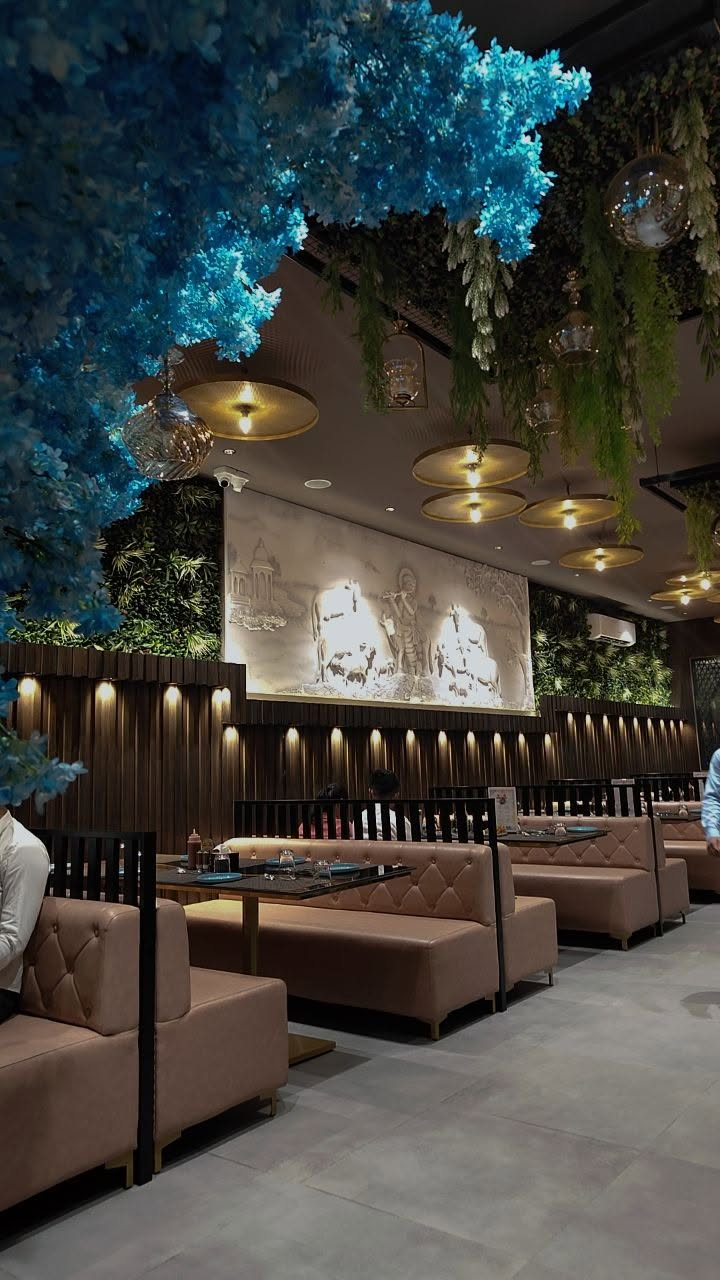
#> input picture dist/assets/club-interior.jpg, 720 x 1280 px, given in place of office-planet-logo.png, which was not available
$ python optimize_site.py
#> lines starting #> are read from the running program, lines starting #| are printed output that depends on the picture; pictures that were not available may be replaced by others from this repository, and a replacement may not be noted
from pathlib import Path
from PIL import Image, ImageDraw, ImageFont
import re

ROOT = Path(__file__).parent / "dist"
ASSETS = ROOT / "assets"
ORIGIN = "https://office-planet-interior.annakwaach.chatgpt.site"

# A compact logo for the 58px navigation/footer mark.
logo = Image.open(ASSETS / "office-planet-logo.png").convert("RGBA")
logo.thumbnail((160, 160), Image.Resampling.LANCZOS)
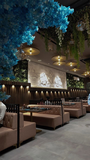
#> logo: PIL image 90x160 RGBA; mean R, G, B, A 66.4, 67.4, 63.1, 255
logo.save(ASSETS / "logo-header.webp", "WEBP", quality=82, method=6)

# A landscape social card for WhatsApp, Facebook, LinkedIn and X previews.
photo = Image.open(ASSETS / "client-work" / "home-restaurant-bar-counter.webp").convert("RGB")
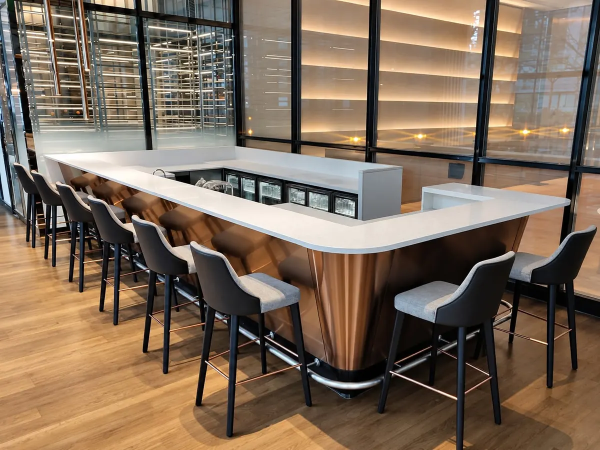
#> input picture dist/assets/client-work/home-restaurant-bar-counter.webp, 1200 x 900 px (shown at 1/2 size)
#> photo is the input picture: PIL image 1200x900 RGB; mean R, G, B 126, 107.5, 90
target = (1200, 630)
scale = max(target[0] / photo.width, target[1] / photo.height)
#> scale = 1
photo = photo.resize((round(photo.width * scale), round(photo.height * scale)), Image.Resampling.LANCZOS)
left = (photo.width - target[0]) // 2
#> left = 0
top = (photo.height - target[1]) // 2
#> top = 135
card = photo.crop((left, top, left + target[0], top + target[1])).convert("RGBA")
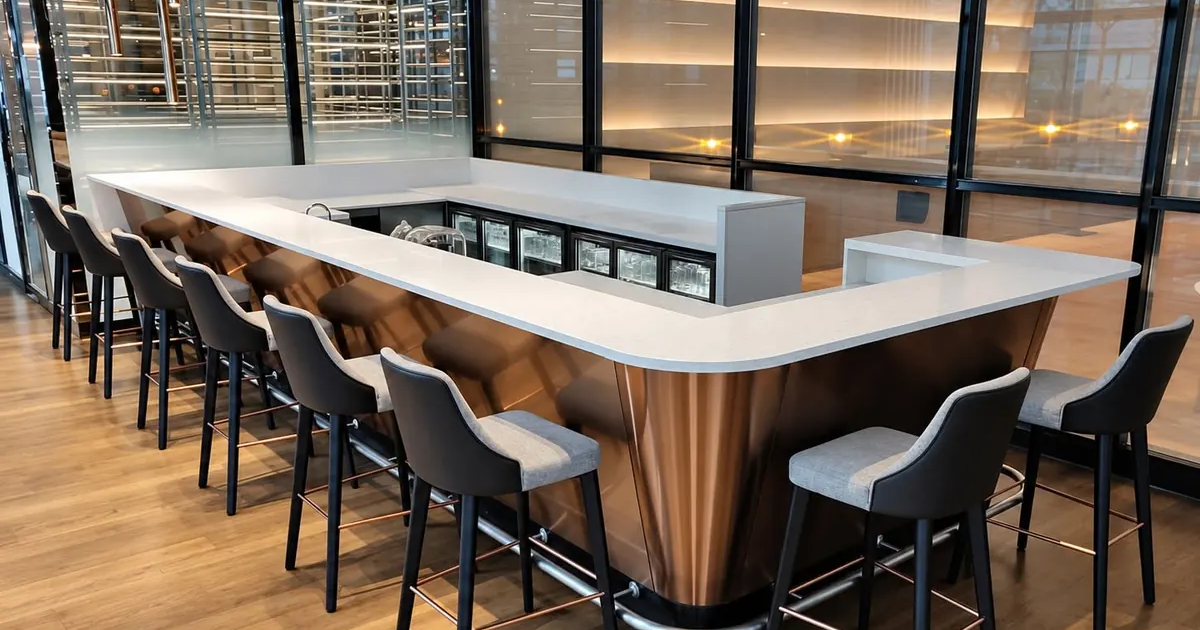
#> card: PIL image 1200x630 RGBA; mean R, G, B, A 122.6, 106.5, 92, 255
overlay = Image.new("RGBA", target, (0, 0, 0, 0))
#> overlay: PIL image 1200x630 RGBA; every value is 0
draw = ImageDraw.Draw(overlay)
draw.rectangle((0, 0, 520, 630), fill=(13, 13, 14, 218))
draw.rectangle((0, 0, 14, 630), fill=(204, 145, 55, 255))
card = Image.alpha_composite(card, overlay)
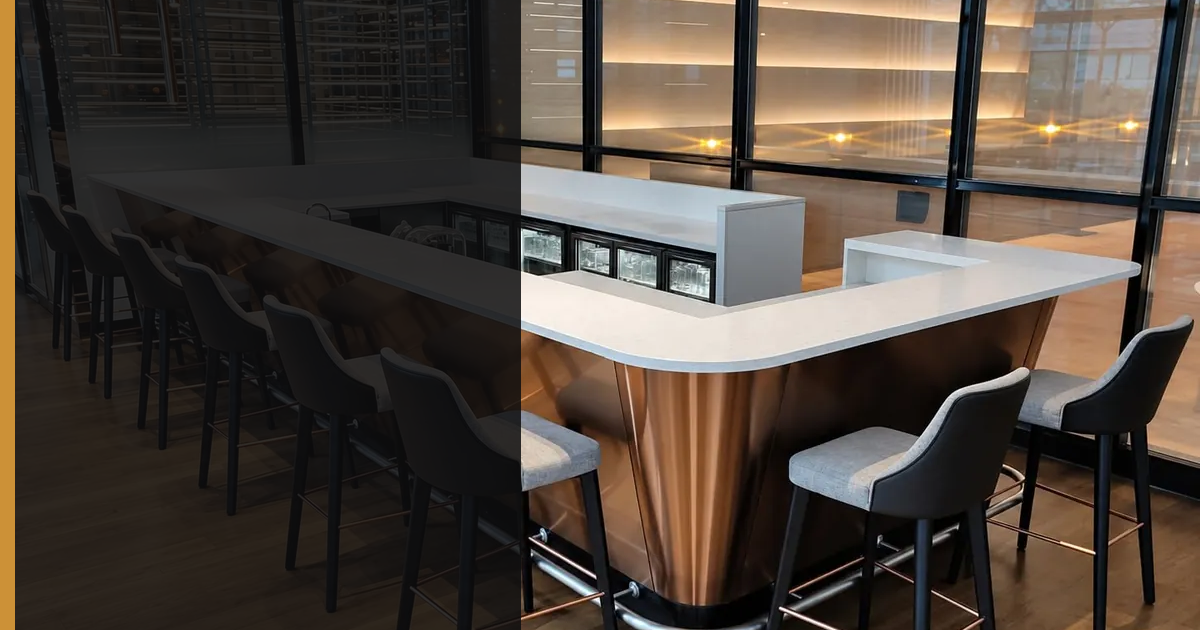
#> card: PIL image 1200x630 RGBA; mean R, G, B, A 80.8, 70.4, 61.7, 255

mark = Image.open(ASSETS / "office-planet-logo.png").convert("RGBA")
mark.thumbnail((230, 230), Image.Resampling.LANCZOS)
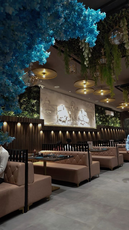
#> mark: PIL image 129x230 RGBA; mean R, G, B, A 66.4, 67.4, 63.1, 255
card.alpha_composite(mark, (140, 40))
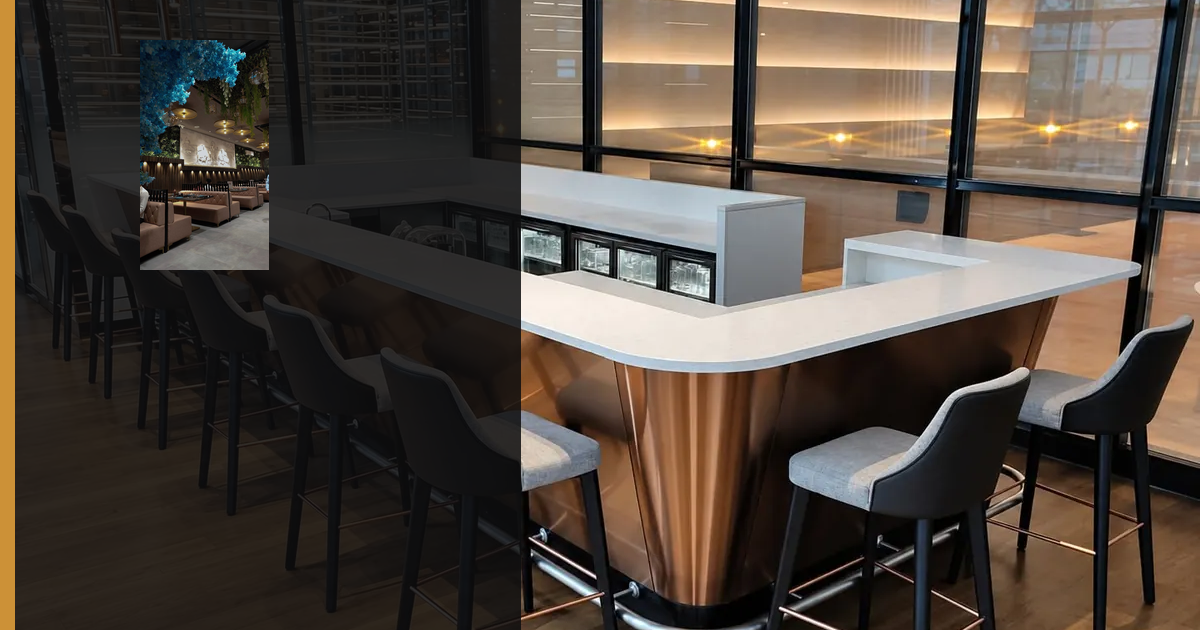
#> card: PIL image 1200x630 RGBA; mean R, G, B, A 82.1, 71.8, 63, 255
draw = ImageDraw.Draw(card)
font_paths = [
    Path("C:/Windows/Fonts/georgia.ttf"),
    Path("C:/Windows/Fonts/arial.ttf"),
]
font_path = next((p for p in font_paths if p.exists()), None)
title_font = ImageFont.truetype(str(font_path), 54) if font_path else ImageFont.load_default()
small_font = ImageFont.truetype(str(font_path), 25) if font_path else ImageFont.load_default()
draw.text((62, 330), "OFFICE PLANET", font=title_font, fill=(255, 255, 255, 255))
draw.text((62, 394), "INTERIOR", font=title_font, fill=(218, 164, 73, 255))
draw.text((65, 482), "Interior design & fit-outs · Kenya", font=small_font, fill=(242, 237, 228, 255))
card.convert("RGB").save(ASSETS / "social-share.jpg", "JPEG", quality=85, optimize=True, progressive=True)
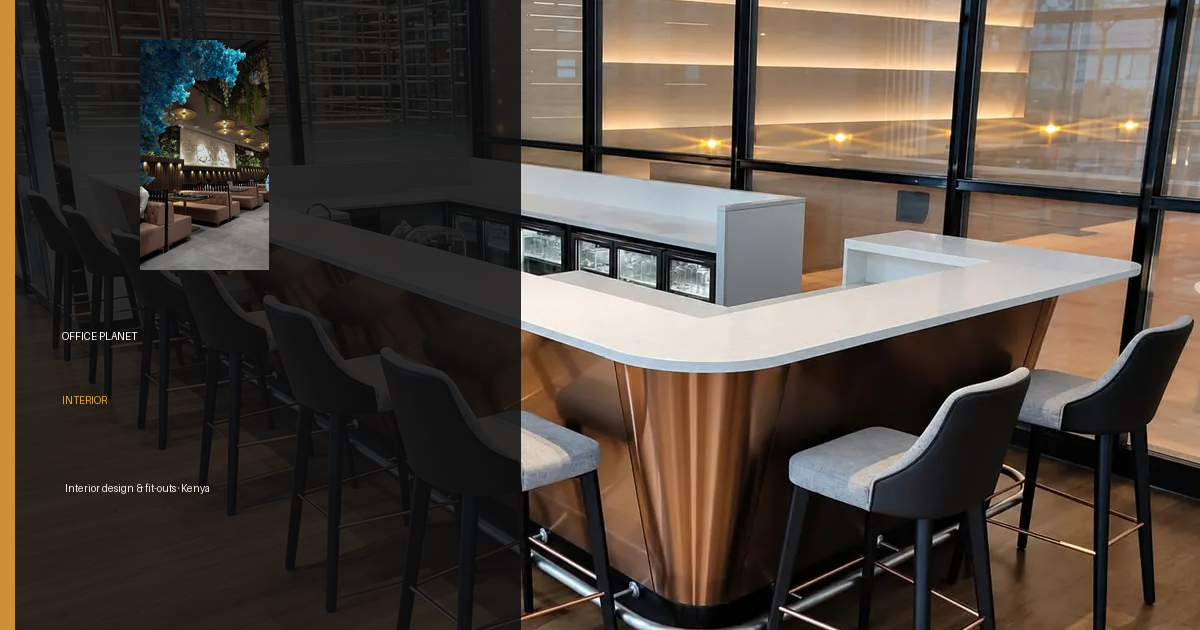
#> saved as social-share.jpg: PIL image 1200x630 RGB; mean R, G, B 82.2, 72, 63.2

for html_path in ROOT.rglob("*.html"):
    text = html_path.read_text(encoding="utf-8")
    nested = html_path.parent != ROOT
    prefix = "../" if nested else ""

    # Remove old/duplicate favicon declarations and install compact standards-based icons.
    text = re.sub(r'<link rel="icon"[^>]*>', '', text)
    text = re.sub(r'<link rel="apple-touch-icon"[^>]*>', '', text)
    icons = (
        f'<link rel="icon" href="{prefix}favicon.svg" type="image/svg+xml">'
        f'<link rel="icon" href="{prefix}assets/favicon-32.png" sizes="32x32" type="image/png">'
        f'<link rel="apple-touch-icon" href="{prefix}assets/apple-touch-icon.png">'
    )
    text = text.replace('<meta name="viewport" content="width=device-width,initial-scale=1">', '<meta name="viewport" content="width=device-width,initial-scale=1">' + icons)
    text = text.replace('<meta name="viewport" content="width=device-width, initial-scale=1">', '<meta name="viewport" content="width=device-width, initial-scale=1">' + icons)

    # Correct stale brand references and use a purpose-built landscape social preview.
    text = text.replace("Elegants Fittings", "Office Planet Interior")
    text = text.replace("Explore the five specialist interior design and fit-out services", "Explore the six specialist interior design and fit-out services")
    text = re.sub(r'<meta property="og:image" content="[^"]+">', f'<meta property="og:image" content="{ORIGIN}/assets/social-share.jpg">', text)
    text = re.sub(r'<meta property="og:image:secure_url" content="[^"]+">', f'<meta property="og:image:secure_url" content="{ORIGIN}/assets/social-share.jpg">', text)
    text = re.sub(r'<meta property="og:image:type" content="[^"]+">', '<meta property="og:image:type" content="image/jpeg">', text)
    text = re.sub(r'<meta property="og:image:width" content="[^"]+">', '<meta property="og:image:width" content="1200">', text)
    text = re.sub(r'<meta property="og:image:height" content="[^"]+">', '<meta property="og:image:height" content="630">', text)
    text = re.sub(r'<meta name="twitter:card" content="[^"]+">', '<meta name="twitter:card" content="summary_large_image">', text)
    text = re.sub(r'<meta name="twitter:image" content="[^"]+">', f'<meta name="twitter:image" content="{ORIGIN}/assets/social-share.jpg">', text)

    # Avoid loading the 1.3MB master artwork for every tiny brand mark.
    text = text.replace(f'src="{prefix}assets/office-planet-logo.png" width="58" height="58"', f'src="{prefix}assets/logo-header.webp" width="58" height="58"')

    # Reserve image space to prevent layout shifts; prioritize the service hero image.
    def add_dimensions(match):
        tag = match.group(0)
        if ' width=' in tag and ' height=' in tag:
            return tag
        src_match = re.search(r'src="([^"]+)"', tag)
        if not src_match or src_match.group(1).startswith(('http:', 'https:', 'data:')):
            return tag
        image_path = (html_path.parent / src_match.group(1)).resolve()
        try:
            with Image.open(image_path) as im:
                width, height = im.size
            tag = tag[:-1] + f' width="{width}" height="{height}">'
            if 'single-service-hero' in text[max(0, match.start()-80):match.start()] and 'fetchpriority=' not in tag:
                tag = tag[:-1] + ' fetchpriority="high">'
        except Exception:
            pass
        return tag
    text = re.sub(r'<img\b[^>]*>', add_dimensions, text)

    # Keep only the verified social contact and remove the render-blocking icon font.
    text = re.sub(r'<link rel="preconnect" href="https://cdnjs\.cloudflare\.com" crossorigin>', '', text)
    text = re.sub(r'<link rel="stylesheet" href="https://cdnjs\.cloudflare\.com/ajax/libs/font-awesome/[^\"]+">', '', text)
    text = re.sub(
        r'<div class="footer-social" aria-label="Social media">.*?</div>',
        '<div class="footer-social"><a class="footer-whatsapp" href="https://wa.me/254726138627" target="_blank" rel="noopener noreferrer">WhatsApp ↗</a></div>',
        text,
        flags=re.S,
    )

    html_path.write_text(text, encoding="utf-8", newline="\n")

# Keep the manifest fast and point to the existing optimized app icons.
(ROOT / "site.webmanifest").write_text('''{
  "name": "Office Planet Interior",
  "short_name": "Office Planet",
  "icons": [
    {"src": "assets/icon-192.png", "sizes": "192x192", "type": "image/png"},
    {"src": "assets/icon-512.png", "sizes": "512x512", "type": "image/png"}
  ],
  "theme_color": "#78836f",
  "background_color": "#f7f3ec",
  "display": "standalone"
}
''', encoding="utf-8")
